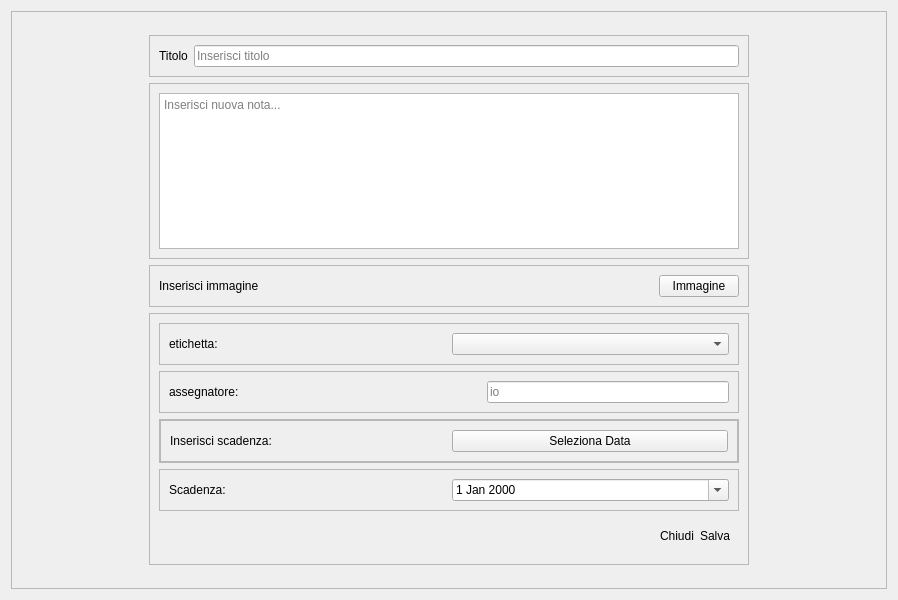
<?xml version="1.0" encoding="UTF-8"?>
<ui version="4.0">
 <class>editCard</class>
 <widget class="QWidget" name="editCard">
  <property name="geometry">
   <rect>
    <x>0</x>
    <y>0</y>
    <width>898</width>
    <height>600</height>
   </rect>
  </property>
  <property name="windowTitle">
   <string>Form</string>
  </property>
  <property name="styleSheet">
   <string notr="true"/>
  </property>
  <layout class="QHBoxLayout" name="horizontalLayout">
   <item>
    <widget class="QFrame" name="frame">
     <property name="frameShape">
      <enum>QFrame::Shape::StyledPanel</enum>
     </property>
     <property name="frameShadow">
      <enum>QFrame::Shadow::Raised</enum>
     </property>
     <layout class="QVBoxLayout" name="verticalLayout_2">
      <item>
       <spacer name="verticalSpacer_2">
        <property name="orientation">
         <enum>Qt::Orientation::Vertical</enum>
        </property>
        <property name="sizeHint" stdset="0">
         <size>
          <width>20</width>
          <height>40</height>
         </size>
        </property>
       </spacer>
      </item>
      <item>
       <widget class="QFrame" name="frameInputWrapper">
        <property name="styleSheet">
         <string notr="true">#frameInputWrapper {
border:none;
}</string>
        </property>
        <property name="frameShape">
         <enum>QFrame::Shape::StyledPanel</enum>
        </property>
        <property name="frameShadow">
         <enum>QFrame::Shadow::Raised</enum>
        </property>
        <layout class="QHBoxLayout" name="horizontalLayout_2">
         <item>
          <spacer name="horizontalSpacer">
           <property name="orientation">
            <enum>Qt::Orientation::Horizontal</enum>
           </property>
           <property name="sizeHint" stdset="0">
            <size>
             <width>189</width>
             <height>20</height>
            </size>
           </property>
          </spacer>
         </item>
         <item>
          <widget class="QFrame" name="frameCardBox">
           <property name="minimumSize">
            <size>
             <width>600</width>
             <height>0</height>
            </size>
           </property>
           <property name="styleSheet">
            <string notr="true">#frameCardBox {
border: none;
 }</string>
           </property>
           <property name="frameShape">
            <enum>QFrame::Shape::StyledPanel</enum>
           </property>
           <property name="frameShadow">
            <enum>QFrame::Shadow::Raised</enum>
           </property>
           <layout class="QVBoxLayout" name="verticalLayout_7">
            <property name="leftMargin">
             <number>0</number>
            </property>
            <property name="topMargin">
             <number>0</number>
            </property>
            <property name="rightMargin">
             <number>0</number>
            </property>
            <property name="bottomMargin">
             <number>0</number>
            </property>
            <item>
             <widget class="QFrame" name="frameTitolo">
              <property name="maximumSize">
               <size>
                <width>16777215</width>
                <height>50</height>
               </size>
              </property>
              <property name="frameShape">
               <enum>QFrame::Shape::StyledPanel</enum>
              </property>
              <property name="frameShadow">
               <enum>QFrame::Shadow::Raised</enum>
              </property>
              <layout class="QHBoxLayout" name="horizontalLayout_8">
               <item>
                <widget class="QLabel" name="label_7">
                 <property name="styleSheet">
                  <string notr="true"/>
                 </property>
                 <property name="text">
                  <string>Titolo</string>
                 </property>
                </widget>
               </item>
               <item>
                <widget class="QLineEdit" name="lineTitolo">
                 <property name="text">
                  <string/>
                 </property>
                 <property name="placeholderText">
                  <string>Inserisci titolo</string>
                 </property>
                </widget>
               </item>
              </layout>
             </widget>
            </item>
            <item>
             <widget class="QFrame" name="frameInput1">
              <property name="minimumSize">
               <size>
                <width>0</width>
                <height>20</height>
               </size>
              </property>
              <property name="maximumSize">
               <size>
                <width>16777215</width>
                <height>16777215</height>
               </size>
              </property>
              <property name="frameShape">
               <enum>QFrame::Shape::StyledPanel</enum>
              </property>
              <property name="frameShadow">
               <enum>QFrame::Shadow::Raised</enum>
              </property>
              <layout class="QHBoxLayout" name="horizontalLayout_4">
               <property name="sizeConstraint">
                <enum>QLayout::SizeConstraint::SetMinAndMaxSize</enum>
               </property>
               <item>
                <widget class="QTextEdit" name="boxTesto">
                 <property name="sizePolicy">
                  <sizepolicy hsizetype="Expanding" vsizetype="Preferred">
                   <horstretch>0</horstretch>
                   <verstretch>0</verstretch>
                  </sizepolicy>
                 </property>
                 <property name="minimumSize">
                  <size>
                   <width>0</width>
                   <height>40</height>
                  </size>
                 </property>
                 <property name="placeholderText">
                  <string>Inserisci nuova nota...</string>
                 </property>
                </widget>
               </item>
              </layout>
             </widget>
            </item>
            <item>
             <widget class="QFrame" name="frameImmagine">
              <property name="maximumSize">
               <size>
                <width>16777215</width>
                <height>46</height>
               </size>
              </property>
              <property name="frameShape">
               <enum>QFrame::Shape::StyledPanel</enum>
              </property>
              <property name="frameShadow">
               <enum>QFrame::Shadow::Raised</enum>
              </property>
              <layout class="QHBoxLayout" name="horizontalLayout_7">
               <item>
                <widget class="QLabel" name="labelImmagine">
                 <property name="text">
                  <string>Inserisci immagine</string>
                 </property>
                </widget>
               </item>
               <item>
                <spacer name="horizontalSpacer_6">
                 <property name="orientation">
                  <enum>Qt::Orientation::Horizontal</enum>
                 </property>
                 <property name="sizeHint" stdset="0">
                  <size>
                   <width>40</width>
                   <height>20</height>
                  </size>
                 </property>
                </spacer>
               </item>
               <item>
                <widget class="QPushButton" name="buttonImmagine">
                 <property name="text">
                  <string>Immagine</string>
                 </property>
                </widget>
               </item>
              </layout>
             </widget>
            </item>
            <item>
             <widget class="QFrame" name="frameInput2">
              <property name="frameShape">
               <enum>QFrame::Shape::StyledPanel</enum>
              </property>
              <property name="frameShadow">
               <enum>QFrame::Shadow::Raised</enum>
              </property>
              <layout class="QVBoxLayout" name="verticalLayout_6">
               <item>
                <widget class="QFrame" name="frameEtichetta">
                 <property name="frameShape">
                  <enum>QFrame::Shape::StyledPanel</enum>
                 </property>
                 <property name="frameShadow">
                  <enum>QFrame::Shadow::Raised</enum>
                 </property>
                 <layout class="QHBoxLayout" name="horizontalLayout_9">
                  <item>
                   <widget class="QLabel" name="label_6">
                    <property name="text">
                     <string>etichetta:</string>
                    </property>
                   </widget>
                  </item>
                  <item>
                   <widget class="QComboBox" name="comboBox"/>
                  </item>
                 </layout>
                </widget>
               </item>
               <item>
                <widget class="QFrame" name="frameAsegnatore">
                 <property name="frameShape">
                  <enum>QFrame::Shape::StyledPanel</enum>
                 </property>
                 <property name="frameShadow">
                  <enum>QFrame::Shadow::Raised</enum>
                 </property>
                 <layout class="QHBoxLayout" name="horizontalLayout_5">
                  <item>
                   <widget class="QLabel" name="label_3">
                    <property name="text">
                     <string>assegnatore:</string>
                    </property>
                   </widget>
                  </item>
                  <item>
                   <spacer name="horizontalSpacer_3">
                    <property name="orientation">
                     <enum>Qt::Orientation::Horizontal</enum>
                    </property>
                    <property name="sizeHint" stdset="0">
                     <size>
                      <width>40</width>
                      <height>20</height>
                     </size>
                    </property>
                   </spacer>
                  </item>
                  <item>
                   <widget class="QLineEdit" name="lineAssegnatore">
                    <property name="text">
                     <string/>
                    </property>
                    <property name="placeholderText">
                     <string>io</string>
                    </property>
                   </widget>
                  </item>
                 </layout>
                </widget>
               </item>
               <item>
                <widget class="QFrame" name="frameScadenzaButton">
                 <property name="frameShape">
                  <enum>QFrame::Shape::StyledPanel</enum>
                 </property>
                 <property name="frameShadow">
                  <enum>QFrame::Shadow::Raised</enum>
                 </property>
                 <layout class="QHBoxLayout" name="horizontalLayout_3">
                  <property name="spacing">
                   <number>0</number>
                  </property>
                  <property name="leftMargin">
                   <number>0</number>
                  </property>
                  <property name="topMargin">
                   <number>0</number>
                  </property>
                  <property name="rightMargin">
                   <number>0</number>
                  </property>
                  <property name="bottomMargin">
                   <number>0</number>
                  </property>
                  <item>
                   <widget class="QFrame" name="frameScadenza_2">
                    <property name="frameShape">
                     <enum>QFrame::Shape::StyledPanel</enum>
                    </property>
                    <property name="frameShadow">
                     <enum>QFrame::Shadow::Raised</enum>
                    </property>
                    <layout class="QHBoxLayout" name="horizontalLayout_11">
                     <item>
                      <widget class="QLabel" name="label_5">
                       <property name="text">
                        <string>Inserisci scadenza:</string>
                       </property>
                      </widget>
                     </item>
                     <item>
                      <widget class="QPushButton" name="buttonSetScadenza">
                       <property name="text">
                        <string>Seleziona Data</string>
                       </property>
                      </widget>
                     </item>
                    </layout>
                   </widget>
                  </item>
                 </layout>
                </widget>
               </item>
               <item>
                <widget class="QFrame" name="frameScadenzaEdit">
                 <property name="frameShape">
                  <enum>QFrame::Shape::StyledPanel</enum>
                 </property>
                 <property name="frameShadow">
                  <enum>QFrame::Shadow::Raised</enum>
                 </property>
                 <layout class="QHBoxLayout" name="horizontalLayout_6">
                  <item>
                   <widget class="QLabel" name="label_4">
                    <property name="text">
                     <string>Scadenza:</string>
                    </property>
                   </widget>
                  </item>
                  <item>
                   <widget class="QDateEdit" name="dateEdit">
                    <property name="currentSection">
                     <enum>QDateTimeEdit::Section::YearSection</enum>
                    </property>
                    <property name="calendarPopup">
                     <bool>true</bool>
                    </property>
                    <property name="currentSectionIndex">
                     <number>2</number>
                    </property>
                   </widget>
                  </item>
                 </layout>
                </widget>
               </item>
               <item>
                <widget class="QFrame" name="frameSetting">
                 <property name="styleSheet">
                  <string notr="true">border: none;</string>
                 </property>
                 <property name="frameShape">
                  <enum>QFrame::Shape::StyledPanel</enum>
                 </property>
                 <property name="frameShadow">
                  <enum>QFrame::Shadow::Raised</enum>
                 </property>
                 <layout class="QHBoxLayout" name="horizontalLayout_10">
                  <item>
                   <spacer name="horizontalSpacer_5">
                    <property name="orientation">
                     <enum>Qt::Orientation::Horizontal</enum>
                    </property>
                    <property name="sizeHint" stdset="0">
                     <size>
                      <width>40</width>
                      <height>20</height>
                     </size>
                    </property>
                   </spacer>
                  </item>
                  <item>
                   <widget class="QPushButton" name="buttonAnnulla">
                    <property name="text">
                     <string>Chiudi</string>
                    </property>
                   </widget>
                  </item>
                  <item>
                   <widget class="QPushButton" name="buttonSalva">
                    <property name="text">
                     <string>Salva</string>
                    </property>
                   </widget>
                  </item>
                 </layout>
                </widget>
               </item>
              </layout>
             </widget>
            </item>
           </layout>
          </widget>
         </item>
         <item>
          <spacer name="horizontalSpacer_2">
           <property name="orientation">
            <enum>Qt::Orientation::Horizontal</enum>
           </property>
           <property name="sizeHint" stdset="0">
            <size>
             <width>189</width>
             <height>20</height>
            </size>
           </property>
          </spacer>
         </item>
        </layout>
       </widget>
      </item>
      <item>
       <spacer name="verticalSpacer">
        <property name="orientation">
         <enum>Qt::Orientation::Vertical</enum>
        </property>
        <property name="sizeHint" stdset="0">
         <size>
          <width>20</width>
          <height>40</height>
         </size>
        </property>
       </spacer>
      </item>
     </layout>
    </widget>
   </item>
  </layout>
 </widget>
 <resources/>
 <connections/>
</ui>
